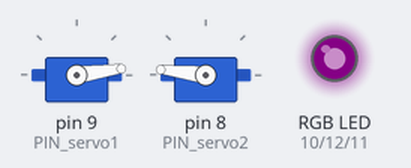
A sketch run on a simulated Arduino Uno, built with avr-gcc and run on an emulated ATmega328P. Shown: 2 × servo, an RGB LED mixed from three pins (HIGH = lit). Dim RGB values are drawn brighter than linear; random numbers use the default seed unless the sketch sets one.

Above: at 0.15 s.
At 5.2 s:
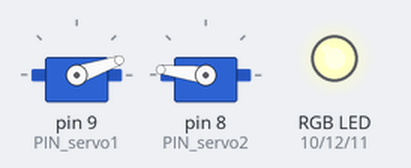
At 13.3 s:
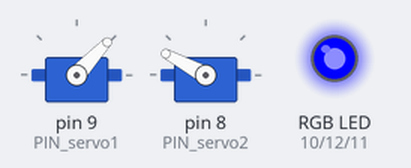
At 21.5 s:
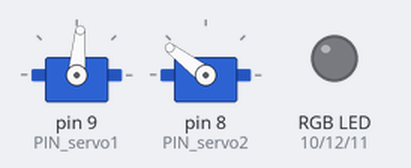
At 29.0 s:
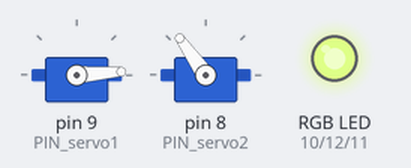
At 33.8 s:
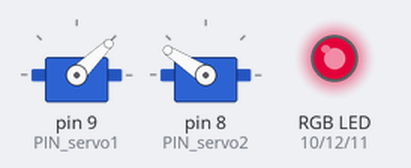
Timing chart, 0 to 40.0 s (numbered marks = the images above):
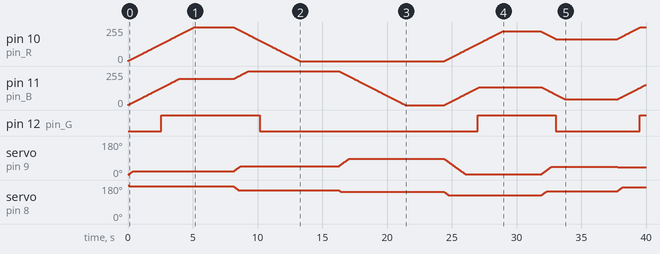

Measured:
- by itself, pin 12 (pin_G): goes HIGH 7.6 s, LOW 16.8 s, HIGH 6.0 s, LOW 6.5 s, then HIGH

The sketch:

testLedRGB.ino
```cpp
#include <Servo.h>

#define PIN_servo1 9
#define PIN_servo2 8


Servo servo1;
Servo servo2;

int pin_R = 10;
int pin_B = 11;
int pin_G = 12;

class colorX {
public:
  //ConexionDispocitivo();
  //ConexionDispocitivo(String _dispocitivoID);
  bool select = false;
  uint16_t colorHEX;
  int r;
  int g;
  int b;
  String nombre;

  int posX;
  int posY;

  void setEstado(String _nombre, int _r, int _g, int _b, uint16_t _colorHex, int _posX, int _posY);
};


void colorX::setEstado(String _nombre, int _r, int _g, int _b, uint16_t _colorHex, int _posX, int _posY) {
  nombre = _nombre;
  r = _r;
  g = _g;
  b = _b;
  colorHEX = _colorHex;
  posX = _posX;
  posY = _posY;

};

colorX colorXList[16];  // An array of MyClass objects using default constructor

void cargarVecctorColores() {
  colorXList[0].setEstado("AliceBlue", 240, 248, 255, 0xF0F8FF, 0, 0);
  colorXList[1].setEstado("Amethyst", 153, 102, 204, 0x9966CC, 1, 0);
  colorXList[2].setEstado("AntiqueWhite", 250, 235, 215, 0xFAEBD7, 2, 0);
  colorXList[3].setEstado("Aqua", 0, 255, 255, 0x00FFFF, 3, 0);
  colorXList[4].setEstado("Aquamarine", 127, 255, 212, 0x7FFFD4, 4, 0);
  colorXList[5].setEstado("Azure", 240, 255, 255, 0xF0FFFF, 5, 0);
  colorXList[6].setEstado("Beige", 245, 245, 220, 0xF5F5DC, 6, 0);
  colorXList[7].setEstado("Bisque", 255, 228, 196, 0xFFE4C4, 7, 0);
  colorXList[8].setEstado("Black", 0, 0, 0, 0x000000, 0, 1);
  colorXList[9].setEstado("BlanchedAlmond", 255, 235, 205, 0xFFEBCD, 1, 1);
  colorXList[10].setEstado("Blue", 0, 0, 255, 0x0000FF, 2, 1);
  colorXList[11].setEstado("BlueViolet", 138, 43, 226, 0x8A2BE2, 3, 1);
  colorXList[12].setEstado("Brown", 165, 42, 42, 0xA52A2A, 4, 1);
  colorXList[13].setEstado("BurlyWood", 222, 184, 135, 0xDEB887, 5, 1);
  colorXList[14].setEstado("CadetBlue", 95, 158, 160, 0x5F9EA0, 6, 1);
  colorXList[15].setEstado("Chartreuse", 127, 255, 0, 0x7FFF00, 7, 1);
  // colorXList[16].setEstado("Chocolate", 210, 105, 30, 0xD2691E, 0, 2);
  // colorXList[17].setEstado("Coral", 255, 127, 80, 0xFF7F50, 1, 2);
  // colorXList[18].setEstado("CornflowerBlue", 100, 149, 237, 0x6495ED, 2, 2);
  // colorXList[19].setEstado("Cornsilk", 255, 248, 220, 0xFFF8DC, 3, 2);
  // colorXList[20].setEstado("Crimson", 220, 20, 60, 0xDC143C, 4, 2);
  // colorXList[21].setEstado("Cyan", 0, 255, 255, 0x00FFFF, 5, 2);
  // colorXList[22].setEstado("DarkBlue", 0, 0, 139, 0x00008B, 6, 2);
  // colorXList[23].setEstado("DarkCyan", 0, 139, 139, 0x008B8B, 7, 2);
  // colorXList[24].setEstado("DarkGoldenrod", 184, 134, 11, 0xB8860B, 0, 3);
  // colorXList[25].setEstado("DarkGray", 169, 169, 169, 0xA9A9A9, 1, 3);
  // colorXList[26].setEstado("DarkGrey", 169, 169, 169, 0xA9A9A9, 2, 3);
  // colorXList[27].setEstado("DarkGreen", 0, 100, 0, 0x006400, 3, 3);
  // colorXList[28].setEstado("DarkKhaki", 189, 183, 107, 0xBDB76B, 4, 3);
  // colorXList[29].setEstado("DarkMagenta", 139, 0, 139, 0x8B008B, 5, 3);
  // colorXList[30].setEstado("DarkOliveGreen", 85, 107, 47, 0x556B2F, 6, 3);
  // colorXList[31].setEstado("DarkOrange", 255, 140, 0, 0xFF8C00, 7, 3);
  // colorXList[32].setEstado("DarkOrchid", 153, 50, 204, 0x9932CC, 0, 4);
  // colorXList[33].setEstado("DarkRed", 139, 0, 0, 0x8B0000, 1, 4);
  // colorXList[34].setEstado("DarkSalmon", 233, 150, 122, 0xE9967A, 2, 4);
  // colorXList[35].setEstado("DarkSeaGreen", 143, 188, 143, 0x8FBC8F, 3, 4);
  // colorXList[36].setEstado("DarkSlateBlue", 72, 61, 139, 0x483D8B, 4, 4);
  // colorXList[37].setEstado("DarkSlateGray", 47, 79, 79, 0x2F4F4F, 5, 4);
  // colorXList[38].setEstado("DarkSlateGrey", 47, 79, 79, 0x2F4F4F, 6, 4);
  // colorXList[39].setEstado("DarkTurquoise", 0, 206, 209, 0x00CED1, 7, 4);
  // colorXList[40].setEstado("DarkViolet", 148, 0, 211, 0x9400D3, 0, 5);
  // colorXList[41].setEstado("DeepPink", 255, 20, 147, 0xFF1493, 1, 5);
  // colorXList[42].setEstado("DeepSkyBlue", 0, 191, 255, 0x00BFFF, 2, 5);
  // colorXList[43].setEstado("DimGray", 105, 105, 105, 0x696969, 3, 5);
  // colorXList[44].setEstado("DimGrey", 105, 105, 105, 0x696969, 4, 5);
  // colorXList[45].setEstado("DodgerBlue", 30, 144, 255, 0x1E90FF, 5, 5);
  // colorXList[46].setEstado("FireBrick", 178, 34, 34, 0xB22222, 6, 5);
  // colorXList[47].setEstado("FloralWhite", 255, 250, 240, 0xFFFAF0, 7, 5);
  // colorXList[48].setEstado("ForestGreen", 34, 139, 34, 0x228B22, 0, 6);
  // colorXList[49].setEstado("Fuchsia", 255, 0, 255, 0xFF00FF, 1, 6);
  // colorXList[50].setEstado("Gainsboro", 220, 220, 220, 0xDCDCDC, 2, 6);
  // colorXList[51].setEstado("GhostWhite", 248, 248, 255, 0xF8F8FF, 3, 6);
  // colorXList[52].setEstado("Gold", 255, 215, 0, 0xFFD700, 4, 6);
  // colorXList[53].setEstado("Goldenrod", 218, 165, 32, 0xDAA520, 5, 6);
  // colorXList[54].setEstado("Gray", 128, 128, 128, 0x808080, 6, 6);
  // colorXList[55].setEstado("Grey", 128, 128, 128, 0x808080, 7, 6);
  // colorXList[56].setEstado("Green", 0, 128, 0, 0x008000, 0, 7);
  // colorXList[57].setEstado("GreenYellow", 173, 255, 47, 0xADFF2F, 1, 7);
  // colorXList[58].setEstado("Honeydew", 240, 255, 240, 0xF0FFF0, 2, 7);
  // colorXList[59].setEstado("HotPink", 255, 105, 180, 0xFF69B4, 3, 7);
  // colorXList[60].setEstado("IndianRed", 205, 92, 92, 0xCD5C5C, 4, 7);
  // colorXList[61].setEstado("Indigo", 75, 0, 130, 0x4B0082, 5, 7);
  // colorXList[62].setEstado("Ivory", 255, 255, 240, 0xFFFFF0, 6, 7);
  // colorXList[63].setEstado("Khaki", 240, 230, 140, 0xF0E68C, 7, 7);
  // colorXList[64].setEstado("Lavender", 230, 230, 250, 0xE6E6FA, 0, 8);
  // colorXList[65].setEstado("LavenderBlush", 255, 240, 245, 0xFFF0F5, 1, 8);
  // colorXList[66].setEstado("LawnGreen", 124, 252, 0, 0x7CFC00, 2, 8);
  // colorXList[67].setEstado("LemonChiffon", 255, 250, 205, 0xFFFACD, 3, 8);
  // colorXList[68].setEstado("LightBlue", 173, 216, 230, 0xADD8E6, 4, 8);
  // colorXList[69].setEstado("LightCoral", 240, 128, 128, 0xF08080, 5, 8);
  // colorXList[70].setEstado("LightCyan", 224, 255, 255, 0xE0FFFF, 6, 8);
  // colorXList[71].setEstado("LightGoldenrodYellow", 250, 250, 210, 0xFAFAD2, 7, 8);
  // colorXList[72].setEstado("LightGreen", 144, 238, 144, 0x90EE90, 0, 9);
  // colorXList[73].setEstado("LightGrey", 211, 211, 211, 0xD3D3D3, 1, 9);
  // colorXList[74].setEstado("LightPink", 255, 182, 193, 0xFFB6C1, 2, 9);
  // colorXList[75].setEstado("LightSalmon", 255, 160, 122, 0xFFA07A, 3, 9);
  // colorXList[76].setEstado("LightSeaGreen", 32, 178, 170, 0x20B2AA, 4, 9);
  // colorXList[77].setEstado("LightSkyBlue", 135, 206, 250, 0x87CEFA, 5, 9);
  // colorXList[78].setEstado("LightSlateGray", 119, 136, 153, 0x778899, 6, 9);
  // colorXList[79].setEstado("LightSlateGrey", 119, 136, 153, 0x778899, 7, 9);
  // colorXList[80].setEstado("LightSteelBlue", 176, 196, 222, 0xB0C4DE, 0, 10);
  // colorXList[81].setEstado("LightYellow", 255, 255, 224, 0xFFFFE0, 1, 10);
  // colorXList[82].setEstado("Lime", 0, 255, 0, 0x00FF00, 2, 10);
  // colorXList[83].setEstado("LimeGreen", 50, 205, 50, 0x32CD32, 3, 10);
  // colorXList[84].setEstado("Linen", 250, 240, 230, 0xFAF0E6, 4, 10);
  // colorXList[85].setEstado("Magenta", 255, 0, 255, 0xFF00FF, 5, 10);
  // colorXList[86].setEstado("Maroon", 128, 0, 0, 0x800000, 6, 10);
  // colorXList[87].setEstado("MediumAquamarine", 102, 205, 170, 0x66CDAA, 7, 10);
  // colorXList[88].setEstado("MediumBlue", 0, 0, 205, 0x0000CD, 0, 11);
  // colorXList[89].setEstado("MediumOrchid", 186, 85, 211, 0xBA55D3, 1, 11);
  // colorXList[90].setEstado("MediumPurple", 147, 112, 219, 0x9370DB, 2, 11);
  // colorXList[91].setEstado("MediumSeaGreen", 60, 179, 113, 0x3CB371, 3, 11);
  // colorXList[92].setEstado("MediumSlateBlue", 123, 104, 238, 0x7B68EE, 4, 11);
  // colorXList[93].setEstado("MediumSpringGreen", 0, 250, 154, 0x00FA9A, 5, 11);
  // colorXList[94].setEstado("MediumTurquoise", 72, 209, 204, 0x48D1CC, 6, 11);
  // colorXList[95].setEstado("MediumVioletRed", 199, 21, 133, 0xC71585, 7, 11);
  // colorXList[96].setEstado("MidnightBlue", 25, 25, 112, 0x191970, 0, 12);
  // colorXList[97].setEstado("MintCream", 245, 255, 250, 0xF5FFFA, 1, 12);
  // colorXList[98].setEstado("MistyRose", 255, 228, 225, 0xFFE4E1, 2, 12);
  // colorXList[99].setEstado("Moccasin", 255, 228, 181, 0xFFE4B5, 3, 12);
  // colorXList[100].setEstado("NavajoWhite", 255, 222, 173, 0xFFDEAD, 4, 12);
  // colorXList[101].setEstado("Navy", 0, 0, 128, 0x000080, 5, 12);
  // colorXList[102].setEstado("OldLace", 253, 245, 230, 0xFDF5E6, 6, 12);
  // colorXList[103].setEstado("Olive", 128, 128, 0, 0x808000, 7, 12);
  // colorXList[104].setEstado("OliveDrab", 107, 142, 35, 0x6B8E23, 0, 13);
  // colorXList[105].setEstado("Orange", 255, 165, 0, 0xFFA500, 1, 13);
  // colorXList[106].setEstado("OrangeRed", 255, 69, 0, 0xFF4500, 2, 13);
  // colorXList[107].setEstado("Orchid", 218, 112, 214, 0xDA70D6, 3, 13);
  // colorXList[108].setEstado("PaleGoldenrod", 238, 232, 170, 0xEEE8AA, 4, 13);
  // colorXList[109].setEstado("PaleGreen", 152, 251, 152, 0x98FB98, 5, 13);
  // colorXList[110].setEstado("PaleTurquoise", 175, 238, 238, 0xAFEEEE, 6, 13);
  // colorXList[111].setEstado("PaleVioletRed", 219, 112, 147, 0xDB7093, 7, 13);

  // colorXList[112].setEstado("PapayaWhip", 255, 239, 213, 0xFFEFD5, 0, 14);
  // colorXList[113].setEstado("PeachPuff", 255, 218, 185, 0xFFDAB9, 1, 14);
  // colorXList[114].setEstado("Peru", 205, 133, 63, 0xCD853F, 2, 14);
  // colorXList[115].setEstado("Pink", 255, 192, 203, 0xFFC0CB, 3, 14);
  // colorXList[116].setEstado("Plaid", 204, 85, 51, 0xCC5533, 4, 14);
  // colorXList[117].setEstado("Plum", 221, 160, 221, 0xDDA0DD, 5, 14);
  // colorXList[118].setEstado("PowderBlue", 176, 224, 230, 0xB0E0E6, 6, 14);
  // colorXList[119].setEstado("Purple", 128, 0, 128, 0x800080, 7, 14);
}

void setup() {
  Serial.begin(115200);

  servo1.attach(PIN_servo1);
  servo1.write(0);
  servo2.attach(PIN_servo2);
  servo2.write(180);

  pinMode(pin_R, OUTPUT);
  pinMode(pin_B, OUTPUT);
  pinMode(pin_G, OUTPUT);

  cargarVecctorColores();
}

int ccc = 0;
int i;
colorX currentColor = colorXList[8];

long randomNumber, randomNumber2;
int sa1 = 0;
int sa2 = 180;

void loop() {

  colorX cl = colorXList[random(0, 16)];
  changeColor(currentColor, cl);
  currentColor = cl;

  delay(3000);
}

void changeColor(colorX cFrom, colorX cTo) {
  int cR = cFrom.r;
  int cG = cFrom.g;
  int cB = cFrom.b;

  randomNumber = random(1, 90);
  randomNumber2 = random(120, 180);

  while (cR != cTo.r || cG != cTo.g || cB != cTo.b) {

    if (cR != cTo.r) {
      if (cR < cTo.r) cR++;
      else cR--;
    }

    if (cG != cTo.g) {
      if (cG < cTo.g) cG++;
      else cG--;
    }

    if (cB != cTo.b) {
      if (cB < cTo.b) cB++;
      else cB--;
    }

    analogWrite(pin_R, cR);
    analogWrite(pin_B, cB);
    analogWrite(pin_G, cG);

    if (sa1 != randomNumber) {
      if (sa1 < randomNumber) sa1++;
      else sa1--;
    }

    if (sa2 != randomNumber2) {
      if (sa2 < randomNumber2) sa2++;
      else sa2--;
    }

    servo1.write(sa1);
    servo2.write(sa2);

    delay(20);
  }
}
```
